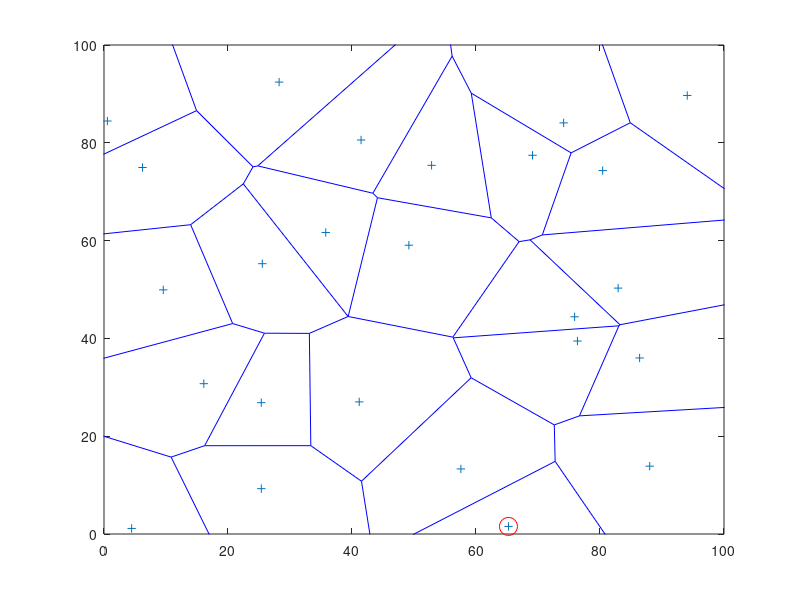

MATLAB code for this plot: (Note: this script raises an error after producing the figure.)
clc;
clear all;
close all;

% Para guardar imagen
%%          axis off
%%          print -color -depsc test.eps

% Para quitar numeros a los ejes
%           set(gca,'YTick',[])
%           set(gca,'XTick',[])


% VARIABLES
pasos = 10; % numero de pasos que daran los electrones.
resolucion = 20; % resolucion de las celdas.
espacio = 100; % tamaño del espacio.
desorden = 10; % Grado de desorden en las celdas.
voltaje = 0;

% Ecuacion de corriente con
% respecto al voltaje
sigma_s = 10e-6;
sigma_g = 1;
s = 20;
V_b = 1;
% Rango para ver toda la curva de 0 a 2
V = [0:0.01:1];
I_v = 0.1+(V*sigma_s)+(0.5*V*sigma_g).*(1+tanh(s*(V-V_b)));
% valor máximo de corriente I_v(101)=0.60001







d = espacio/resolucion;

XYcentros = [];
XY = [];

for i=1:d
  X_min = (i-1)*resolucion;
  X_max = i*resolucion;
  X_medio = (X_max-X_min)/2;
  for j=1:d
    Y_min = (j-1)*resolucion;
    Y_max = j*resolucion;
    Y_medio = (Y_max-Y_min)/2;

    Y = unifrnd(X_min+X_medio-desorden,X_min+X_medio+desorden,1,1);
    X = unifrnd(Y_min+Y_medio-desorden,Y_min+Y_medio+desorden,1,1);

    %Y = randi([X_min X_max],1,1);
    %X = randi([Y_min Y_max],1,1);

    XYcentros = [XYcentros; X, Y];

  endfor
endfor


punto_ref = [0 0];



%{
do
  punto_ref=[0 espacio];
  k + 2;
until(k == 10)
%}



% Determinar celdas borde-superior
borde_superior=[];
for j=0:espacio
  punto_ref=[j espacio];
  for i=1:length(XYcentros)
    distancias(i,1)=sqrt((punto_ref(1,1)-XYcentros(i,1)).^2 + (punto_ref(1,2)-XYcentros(i,2)).^2);
  endfor
  borde_superior=[borde_superior;find(distancias==min(distancias))];
endfor


borde_superior=unique(borde_superior);

% Determinar celdas borde_inferior
borde_inferior=[];
for j=0:espacio
  punto_ref=[j 0];
  for i=1:length(XYcentros)
    distancias(i,1)=sqrt((punto_ref(1,1)-XYcentros(i,1)).^2 + (punto_ref(1,2)-XYcentros(i,2)).^2);
  endfor
  borde_inferior=[borde_inferior;find(distancias==min(distancias))];
endfor


borde_inferior=unique(borde_inferior);


pause






% Genera celdas con tamaño controlable
%{
XYcentros = [];
XY = [];

for i=1:d
  X_min = (i-1)*resolucion;
  X_max = i*resolucion;
  for j=1:d
    Y_min = (j-1)*resolucion;
    Y_max = j*resolucion;

    Y = randi([X_min X_max],1,1);
    X = randi([Y_min Y_max],1,1);

    XYcentros = [XYcentros; X, Y];

  endfor
endfor
%}




%XYcentros = randi([1,40],30,2); % Centros de todos los granos
%XYcentros = [6,3;3,3;4,8;5,1;10,9;7,3;3,10;1,10]





tri = delaunay (XYcentros(:,1),XYcentros(:,2));
[vx, vy] = voronoi(XYcentros(:,1),XYcentros(:,2),tri);

%triplot (tri, XYcentros(:,1), XYcentros(:,2), "r");
%hold on;
voronoi(XYcentros(:,1),XYcentros(:,2))
%hold off

%plot(vx,vy,"r")
%axis([1 10 1 10])

axis([0 espacio 0 espacio])





pause




% -- se visualizan las coordenadasa de triangulacion
% tri



% matriz que guarda el grano en el que se encuentran
% los electrones. Cada fila es un electron.
electrones = [4,2]

% Se grafica la primera posicion de los electrones.
hold on
plot(XYcentros(electrones(1,1),1),XYcentros(electrones(1,1),2),'ro','markersize',13)
%plot(XYcentros(electrones(2,1),1),XYcentros(electrones(2,1),2),'ro','markersize',13)
hold off
pause







contador=0;
pasos=0;

while(1)
% Empieza el ciclo de pasos
%for p=1:pasos



for i=1:length(electrones)

% Se obtiene el grano actual
G_actual = electrones(i)
% Funcion para detectar todos los vecinos
% de G_actual.
G_vecinos = vecinos_ind(G_actual,tri);
%%%G_vecinos



% Si el límite logra ser conductor, el electron
% se moverá y entrará a la función 'siguiente_preferencia'

%if %COMPLETAR
      % Funcion que selecciona de manera preferencial
      % el grano siguiente en funcion de las coordenadas
      % Y de los vecinos. Existe mayor probabilidad de
      % avanzar hacia un grano que se encuentre arriba.
      G_siguiente = siguiente_preferencia(G_actual,G_vecinos,XYcentros)
      % Se asigna el numero de grano obtenido por la funcion
      % 'siguiente_preferencia' a la posicion de los electrones.
      electrones(i) = G_siguiente;
%endif




endfor


%{ quitar comentario para ver graficamente

%voronoi(XYcentros(:,1),XYcentros(:,2))
%hold on
%for j=1:length(electrones)
%plot(XYcentros(electrones(j,1),1),XYcentros(electrones(j,1),2),'ro','markersize',13)
%endfor
%hold off
%pause

%}





%



% Revisar los electrones que puedan estar
% en el borde superior.
for i=1:length(electrones)

A=find(electrones(i)==borde_superior);



if(isempty(A)==0)
  electrones(i)=[];
  contador++;
endif

endfor

pasos++;

%B=find(electrones(1,1)==borde_superior);

if(isempty(electrones)==1)
  break
endif





% Termina el ciclo de pasos.
%endfor
endwhile

contador

%{

PARA GENERAR TODOS LOS VECINOS DE TODOS LOS GRANOS

for i=1:rows(XYcentros)
  for j=1:rows(XYcentros)
    A=find(tri(j,:)==i);

    if(length(A) != 0)
      AQUI VA LA CONDICION
    endif



    pause
  endfor
endfor
%}
